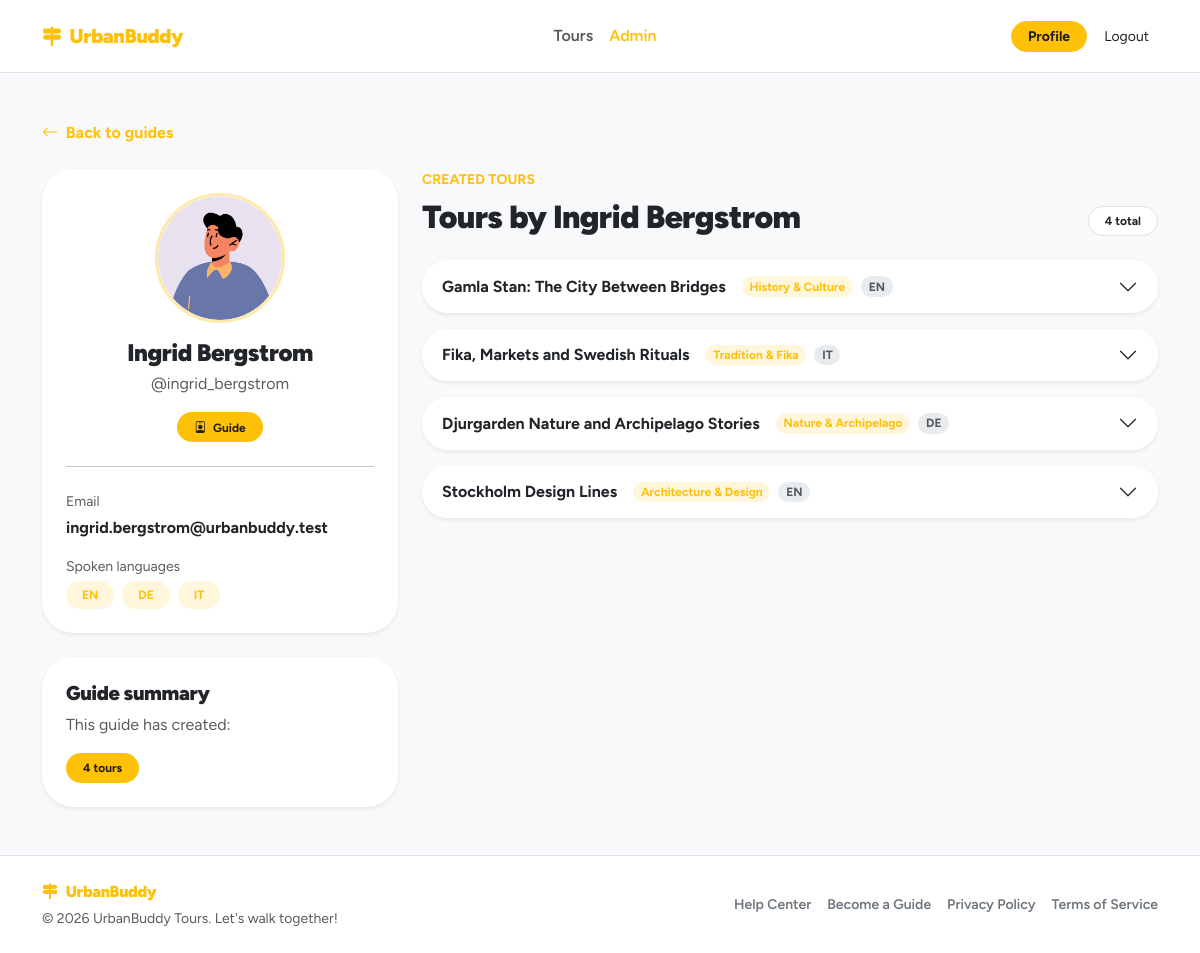
Page /admin/guides/demo-guide-ingrid (signed in) on the committed database.
### tables this page shows
CREATE TABLE "users" (
	"id"	TEXT,
	"email"	TEXT NOT NULL UNIQUE,
	"password_hash"	TEXT NOT NULL,
	"first_name"	TEXT NOT NULL,
	"last_name"	TEXT NOT NULL,
	"username"	TEXT NOT NULL,
	"role"	BLOB NOT NULL CHECK("role" IN ('guide', 'participant', 'admin')),
	"created_at"	TEXT DEFAULT CURRENT_TIMESTAMP,
	"updated_at"	TEXT DEFAULT CURRENT_TIMESTAMP,
	"profile_photo"	TEXT,
	PRIMARY KEY("id")
);

CREATE TABLE tours (
    id TEXT PRIMARY KEY,  -- UUID
    guide_id TEXT NOT NULL, -- FK verso UUID
    theme_id INTEGER NOT NULL,
    language_id INTEGER NOT NULL,
    title TEXT NOT NULL,
    description TEXT NOT NULL,
    meeting_point TEXT NOT NULL,
    duration INTEGER NOT NULL,
    max_participants INTEGER NOT NULL,
    is_deleted INTEGER DEFAULT 0 CHECK(is_deleted IN (0, 1)),
    created_at TEXT DEFAULT CURRENT_TIMESTAMP,
    updated_at TEXT DEFAULT CURRENT_TIMESTAMP,
    FOREIGN KEY (guide_id) REFERENCES users(id) ON DELETE CASCADE,
    FOREIGN KEY (theme_id) REFERENCES themes(id) ON DELETE RESTRICT,
    FOREIGN KEY (language_id) REFERENCES languages(id) ON DELETE RESTRICT
);

CREATE TABLE themes (
    id INTEGER PRIMARY KEY AUTOINCREMENT, -- Manteniamo autoincrement (Tabella di dominio)
    name TEXT UNIQUE NOT NULL,
	slug TEXT UNIQUE NOT NULL,
    icon TEXT,
    created_at TEXT DEFAULT CURRENT_TIMESTAMP
, primary_color TEXT DEFAULT '#ffc107');

### app/admin/routes.py (the view)
@admin_bp.route("/guides/<guide_id>")
@login_required
def guide_detail(guide_id):
    require_admin()
    page_data = build_admin_guide_detail_page_data(guide_id)
    return render_template(
        "admin/guide_detail.html",
        **page_data,
    )

### app/admin/utils.py (called while the page is built)
def require_admin():
    if current_user.role != "admin":
        abort(403)

def get_user_full_name(user):
    full_name = f"{user.first_name} {user.last_name}".strip()
    if full_name:
        return full_name
    if user.username:
        return user.username
    return user.email

def build_language_labels(languages):
    labels = []
    for language in languages:
        labels.append(get_language_label(language))
    return labels

def get_guide_or_404(guide_id):
    guide = UsersDAO.get_user_by_id(guide_id)
    if guide is None:
        abort(404)
    if guide.role != "guide":
        abort(404)
    return guide

def build_schedule_label(slots):
    if not slots:
        return "No schedule"
    parts = []
    for slot in slots:
        day_label = format_weekday(slot.day_of_week)
        start_time = normalize_time(slot.start_time) or "Time not specified"
        parts.append(f"{day_label} at {start_time}")
    return " · ".join(parts)

def build_stop_items(stops):
    stop_items = []
    for stop in stops:
        stop_items.append({
            "name": stop.stop_name,
            "description": stop.description,
            "order": stop.stop_order,
        })
    return stop_items

def build_admin_guide_profile(guide):
    languages = LanguagesDAO.list_languages_by_guide(guide.id)
    return {
        "id": guide.id,
        "first_name": guide.first_name,
        "last_name": guide.last_name,
        "username": guide.username,
        "email": guide.email,
        "profile_photo": guide.profile_photo,
        "full_name": get_user_full_name(guide),
        "languages": build_language_labels(languages),
    }

def build_admin_guide_detail_page_data(guide_id):
    guide = get_guide_or_404(guide_id)
    tours = ToursDAO.list_tours_by_guide(guide.id)
    tour_items = []
    for tour in tours:
        tour_items.append(build_admin_tour_item(tour))
    return {
        "city_name": CITY_NAME,
        "guide": build_admin_guide_profile(guide),
        "tours": tour_items,
        "tours_count": len(tour_items),
    }

### app/auth/dao.py (called while the page is built)
    @staticmethod
    def _get_guide_language_ids(guide_id: str):
        db = get_db()
        rows = db.execute(
            """
            SELECT language_id
            FROM guide_languages
            WHERE guide_id = ?
            """,
            (guide_id,)
        ).fetchall()
        return [row["language_id"] for row in rows]

### app/auth/routes.py (called while the page is built)
@login_manager.user_loader
def load_user(user_id):
    return UsersDAO.get_user_by_id(user_id)

### app/templates/admin/guide_detail.html (shortened to what this page needs)
{% extends "base.html" %}
{% block content %}
<section class="py-5">
    <div class="container">
        <nav class="mb-4">
            <a href="{{ url_for('admin.guides') }}" class="text-decoration-none fw-bold ub-link">
                <i class="bi bi-arrow-left me-1"></i>
                Back to guides
            </a>
        </nav>
        <div class="row g-4 align-items-start">
            <aside class="col-lg-4">
                <div class="sticky-aside">
                    <article class="card border-0 shadow-sm rounded-5 mb-4">
                        <div class="card-body p-4 text-center">
                            {% if guide.profile_photo %}
                                <img
                                    src="{{ url_for('static', filename='uploads/pics/' ~ guide.profile_photo) }}"
                                    alt="{{ guide.full_name }}"
                                    class="rounded-circle object-fit-cover border border-3 ub-border mb-3"
                                    style="width: 130px; height: 130px;"
                                >
                            {% else %}
                                <span class="ub-icon-soft ub-icon-lg fs-3 mb-3">
                                    <i class="bi bi-person"></i>
                                </span>
                            {% endif %}
                            <h1 class="h4 fw-black mb-1">
                                {{ guide.full_name }}
                            </h1>
                            <p class="text-body-secondary mb-3">
                                @{{ guide.username }}
                            </p>
                            <span class="badge rounded-pill ub-badge px-3 py-2">
                                <i class="bi bi-person-badge me-1"></i>
                                Guide
                            </span>
                            <hr class="my-4">
                            <div class="text-start">
                                <p class="small text-body-secondary mb-1">
                                    Email
                                </p>
                                <p class="fw-bold mb-3">
                                    {{ guide.email }}
                                </p>
                                <p class="small text-body-secondary mb-1">
                                    Spoken languages
                                </p>
                                {% if guide.languages %}
                                    <div class="d-flex flex-wrap gap-2">
                                        {% for language in guide.languages %}
                                            <span class="badge rounded-pill ub-badge-soft px-3 py-2">
                                                {{ language }}
                                            </span>
                                        {% endfor %}
                                    </div>
                                {% else %}
                                    <p class="text-body-secondary small mb-0">
                                        No languages selected.
                                    </p>
                                {% endif %}
                            </div>
                        </div>
                    </article>
                    <section class="card border-0 shadow-sm rounded-5">
                        <div class="card-body p-4">
                            <h2 class="h5 fw-black mb-2">
                                Guide summary
                            </h2>
                            <p class="text-body-secondary mb-3">
                                This guide has created:
                            </p>
                            <span class="badge rounded-pill ub-badge px-3 py-2">
                                {{ tours_count }} tour{% if tours_count != 1 %}s{% endif %}
                            </span>
                        </div>
                    </section>
                </div>
            </aside>
            <div class="col-lg-8">
                <header class="d-flex flex-wrap align-items-end justify-content-between gap-3 mb-4">
                    <div>
                        <span class="small text-uppercase fw-bold ub-text d-block mb-2">
                            Created tours
                        </span>
                        <h2 class="fw-black mb-0">
                            Tours by {{ guide.full_name }}
                        </h2>
                    </div>
                    <span class="badge rounded-pill bg-white text-dark border px-3 py-2">
                        {{ tours_count }} total
                    </span>
                </header>
                {% if tours %}
                    <div class="accordion vstack gap-3" id="guideToursAccordion">
                        {% for tour in tours %}
                            <article class="accordion-item border-0 shadow-sm rounded-5 overflow-hidden">
                                <h3 class="accordion-header" id="tourHeading-{{ tour.id }}">
                                    <button
                                        class="accordion-button collapsed fw-bold bg-white"
                                        type="button"
                                        data-bs-toggle="collapse"
                                        data-bs-target="#tourCollapse-{{ tour.id }}"
                                        aria-expanded="false"
                                        aria-controls="tourCollapse-{{ tour.id }}"
                                    >
                                        <span class="me-3">
                                            {{ tour.title }}
                                        </span>
                                        <span class="badge rounded-pill ub-badge-soft me-2">
                                            {{ tour.theme }}
                                        </span>
                                        <span class="badge rounded-pill bg-body-secondary text-body-secondary">
                                            {{ tour.language }}
                                        </span>
                                    </button>
                                </h3>
                            </article>
                        {% endfor %}
                    </div>
                {% endif %}
            </div>
        </div>
    </div>
</section>
{% endblock %}

### app/static/style.css (style rules this page uses)
:root { --bs-body-font-family: "Figtree", system-ui, -apple-system, "Segoe UI", Roboto, sans-serif; --ub-primary: #ffc107; --ub-primary-rgb: 255, 193, 7; --ub-on-primary: #1f1f1f; --ub-primary-soft-opacity: 0.18; }
.fw-black { font-weight: 900; letter-spacing: -0.02em; }
.ub-text { color: var(--ub-primary) !important; }
.ub-link { color: var(--ub-primary); }
.ub-border { border-color: rgba(var(--ub-primary-rgb), 0.35) !important; }
.ub-badge { color: var(--ub-on-primary); background-color: var(--ub-primary); border: 1px solid rgba(var(--ub-primary-rgb), 0.35); }
.ub-badge-soft { color: var(--ub-primary); background-color: rgba(var(--ub-primary-rgb), 0.14); }
.sticky-aside { position: sticky; top: 90px; }

### rows in the picture
users: profile_photo (placeholder picture), username "ingrid_bergstrom", email "ingrid.bergstrom@urbanbuddy.test"
tours: title "Gamla Stan: The City Between Bridges"
themes: theme "History & Culture"
tours: title "Fika, Markets and Swedish Rituals"
themes: theme "Tradition & Fika"
tours: title "Djurgarden Nature and Archipelago Stories"
themes: theme "Nature & Archipelago"
tours: title "Stockholm Design Lines"
themes: theme "Architecture & Design"

### other values in the picture
{{ guide.full_name }} "Ingrid Bergstrom"
{{ language }} "EN" "DE" "IT"
{{ tours_count }} "4"
{{ tour.language }} "EN" "IT" "DE" "EN"
